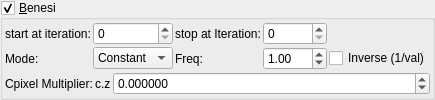
    <widget class="MyGroupBox" name="groupCheck_transf_function_enabledE_false">
     <property name="title">
      <string>&amp;Benesi</string>
     </property>
     <property name="checkable">
      <bool>true</bool>
     </property>
     <layout class="QVBoxLayout" name="verticalLayout_14" stretch="0,0">
      <property name="spacing">
       <number>2</number>
      </property>
      <property name="leftMargin">
       <number>2</number>
      </property>
      <property name="topMargin">
       <number>2</number>
      </property>
      <property name="rightMargin">
       <number>2</number>
      </property>
      <property name="bottomMargin">
       <number>2</number>
      </property>
      <item>
       <layout class="QGridLayout" name="gridLayout_9">
        <property name="spacing">
         <number>2</number>
        </property>
        <item row="0" column="1">
         <widget class="MySpinBox" name="spinboxInt_transf_start_iterations_E">
          <property name="sizePolicy">
           <sizepolicy hsizetype="Minimum" vsizetype="Maximum">
            <horstretch>0</horstretch>
            <verstretch>0</verstretch>
           </sizepolicy>
          </property>
          <property name="minimum">
           <number>0</number>
          </property>
          <property name="maximum">
           <number>999</number>
          </property>
          <property name="value">
           <number>0</number>
          </property>
         </widget>
        </item>
        <item row="0" column="0">
         <widget class="QLabel" name="label_60">
          <property name="text">
           <string>start at iteration:</string>
          </property>
         </widget>
        </item>
        <item row="0" column="2">
         <widget class="QLabel" name="label_61">
          <property name="text">
           <string>stop at Iteration:</string>
          </property>
         </widget>
        </item>
        <item row="0" column="3">
         <widget class="MySpinBox" name="spinboxInt_transf_stop_iterations_E">
          <property name="sizePolicy">
           <sizepolicy hsizetype="Minimum" vsizetype="Maximum">
            <horstretch>0</horstretch>
            <verstretch>0</verstretch>
           </sizepolicy>
          </property>
          <property name="maximum">
           <number>999</number>
          </property>
         </widget>
        </item>
      <item row="1" column="0">
       <widget class="QLabel"><property name="text"><string>Mode:</string></property></widget>
      </item>
      <item row="1" column="1">
       <widget class="MyComboBox" name="comboBox_transf_multiplier_value_mode_4">
        <item><property name="text"><string notr="true">Constant</string></property></item>
        <item><property name="text"><string notr="true">Sine</string></property></item>
        <item><property name="text"><string notr="true">Ramp</string></property></item>
       </widget>
      </item>
      <item row="1" column="2">
       <widget class="QLabel"><property name="text"><string>Freq:</string></property></widget>
      </item>
      <item row="1" column="3">
       <widget class="MyDoubleSpinBox" name="spinbox_transf_multiplier_frequency_4">
        <property name="minimum"><double>0.01</double></property><property name="maximum"><double>100.0</double></property>
        <property name="singleStep"><double>0.1</double></property><property name="value"><double>1.0</double></property>
       </widget>
      </item>
      <item row="1" column="4" colspan="2">
       <widget class="MyCheckBox" name="checkBox_transf_multiplier_inverse_4">
        <property name="text"><string>Inverse (1/val)</string></property>
       </widget>
      </item>
       </layout>
      </item>
      <item>
       <layout class="QGridLayout" name="gridLayout_37" columnstretch="0,0,1">
        <property name="spacing">
         <number>2</number>
        </property>
        <item row="0" column="1">
         <widget class="QLabel" name="label_117">
          <property name="text">
           <string notr="true">c.z</string>
          </property>
         </widget>
        </item>
        <item row="0" column="2">
         <widget class="MyDoubleSpinBox" name="spinbox_transf_scaleE_1">
          <property name="sizePolicy">
           <sizepolicy hsizetype="Minimum" vsizetype="Maximum">
            <horstretch>0</horstretch>
            <verstretch>0</verstretch>
           </sizepolicy>
          </property>
          <property name="prefix">
           <string/>
          </property>
          <property name="suffix">
           <string/>
          </property>
          <property name="decimals">
           <number>6</number>
          </property>
          <property name="minimum">
           <double>-99.989999999999995</double>
          </property>
          <property name="maximum">
           <double>99.989999999999995</double>
          </property>
          <property name="singleStep">
           <double>0.100000000000000</double>
          </property>
         </widget>
        </item>
        <item row="0" column="0">
         <widget class="QLabel" name="label_115">
          <property name="text">
           <string>Cpixel Multiplier:</string>
          </property>
         </widget>
        </item>
       </layout>
      </item>
     </layout>
    </widget>
